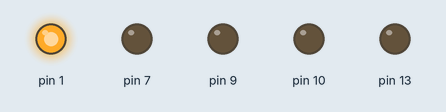
A sketch run on a simulated Arduino Uno, built with avr-gcc and run on an emulated ATmega328P. Shown: output pins drawn as LEDs (lit = HIGH).

Above: at 1.0 s.
At 5.0 s:
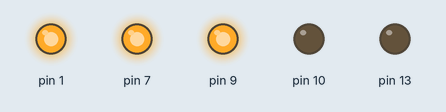
At 7.0 s:
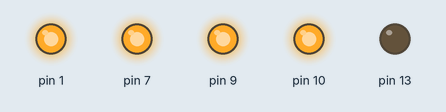
At 11.0 s:
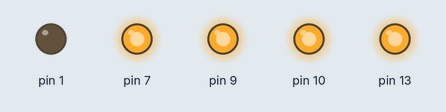
At 17.0 s:
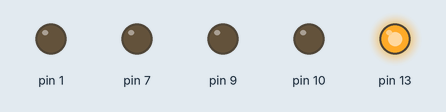
At 23.0 s:
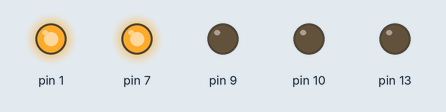
Timing chart, 0 to 26.0 s (numbered marks = the images above):
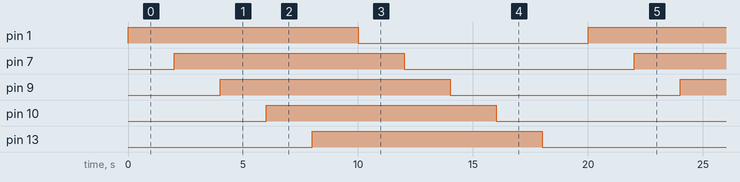

The sketch:

codigo.ino
```cpp
void setup()
{
  pinMode(1, OUTPUT);
  pinMode(7, OUTPUT);
  pinMode(9, OUTPUT);
  pinMode(10, OUTPUT);
  pinMode(13, OUTPUT);
}

void loop()
{
  digitalWrite(1, HIGH);
  delay(2000);
  digitalWrite(7, HIGH);
  delay(2000);
  digitalWrite(9, HIGH);
  delay(2000);
  digitalWrite(10, HIGH);
  delay(2000);
  digitalWrite(13, HIGH);
  delay(2000);
  digitalWrite(1, LOW);
  delay(2000);
  digitalWrite(7, LOW);
  delay(2000);
  digitalWrite(9, LOW);
  delay(2000);
  digitalWrite(10, LOW);
  delay(2000);
  digitalWrite(13, LOW);
  delay(2000);
}
```

Measured:
- by itself, pin 1, pin 7, pin 9, pin 10, pin 13: alternates HIGH for 10.0 s and LOW for 10.0 s
